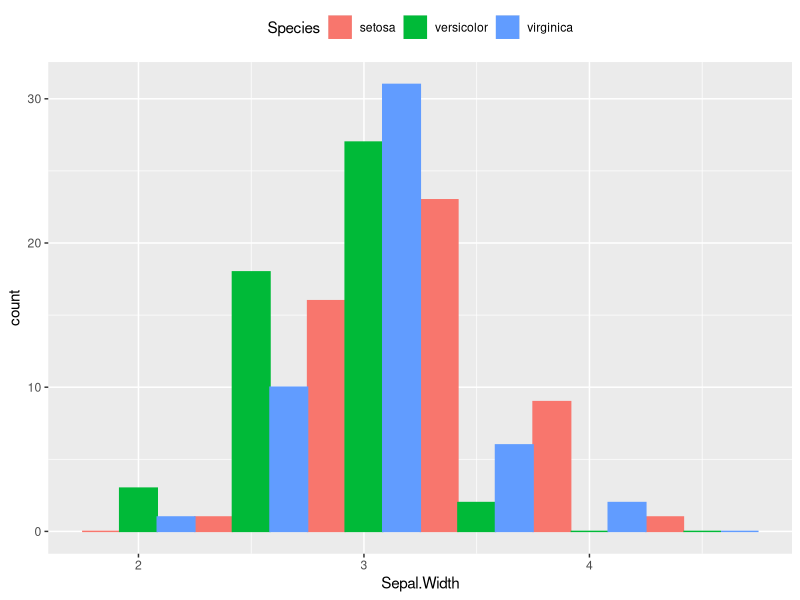
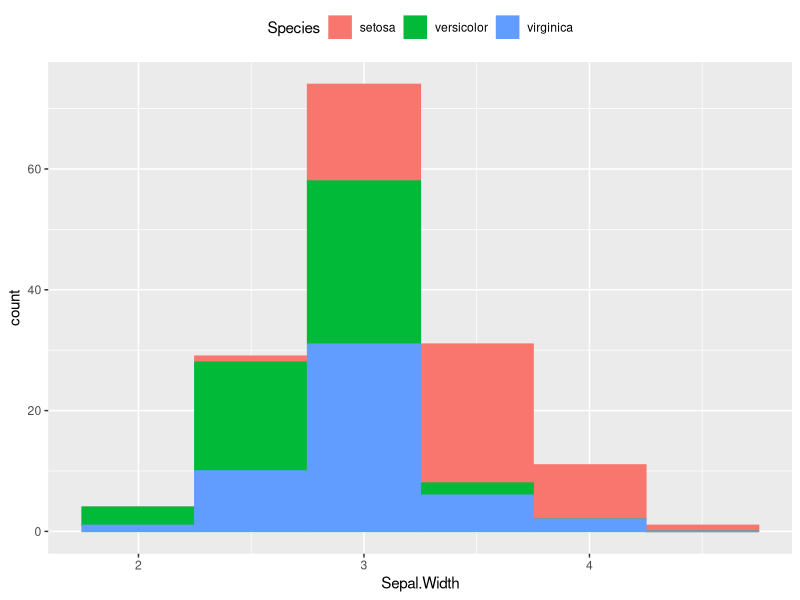
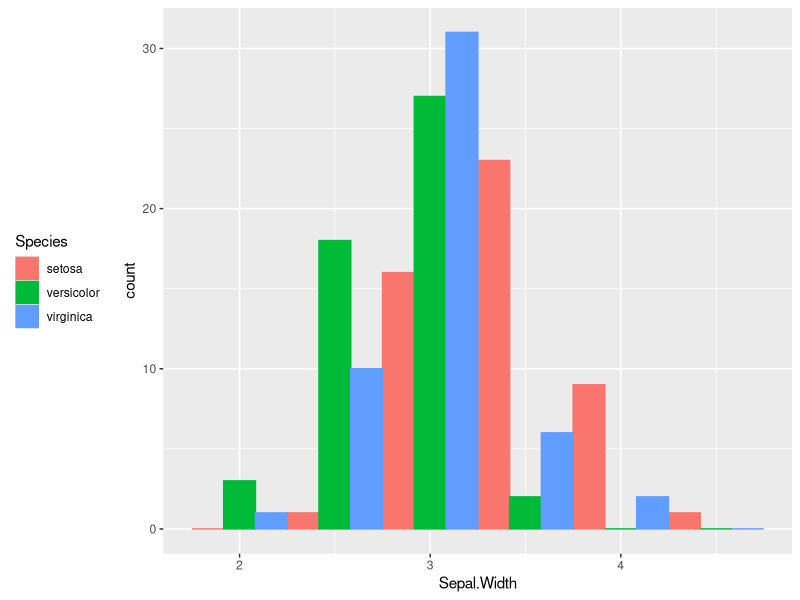
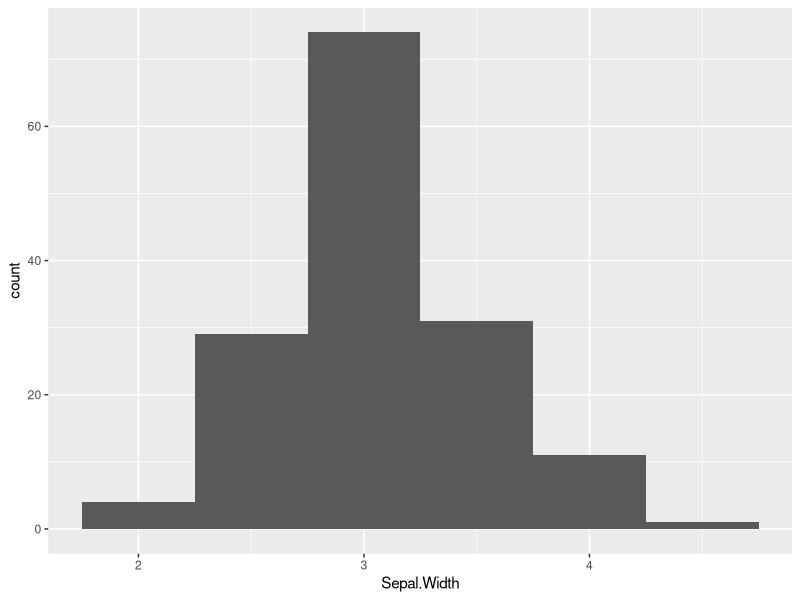

These figures' R source, in order:
library(ggplot2)

ggplot(iris, aes(x=Sepal.Width, fill=Species, color=Species)) + 
  geom_histogram(binwidth = 0.5, position="dodge") + 
  theme(legend.position="top")

ggplot(iris, aes(x=Sepal.Width, fill=Species, color=Species)) + 
  geom_histogram(binwidth = 0.5, position="stack") + 
  theme(legend.position="top")

ggplot(iris, aes(x=Sepal.Width, fill=Species, color=Species)) + 
  geom_histogram(binwidth = 0.5, position="dodge") + 
  theme(legend.position="left")

ggplot(iris, aes(x=Sepal.Width)) + 
  geom_histogram(binwidth = .5) + 
  theme(legend.position="top")
